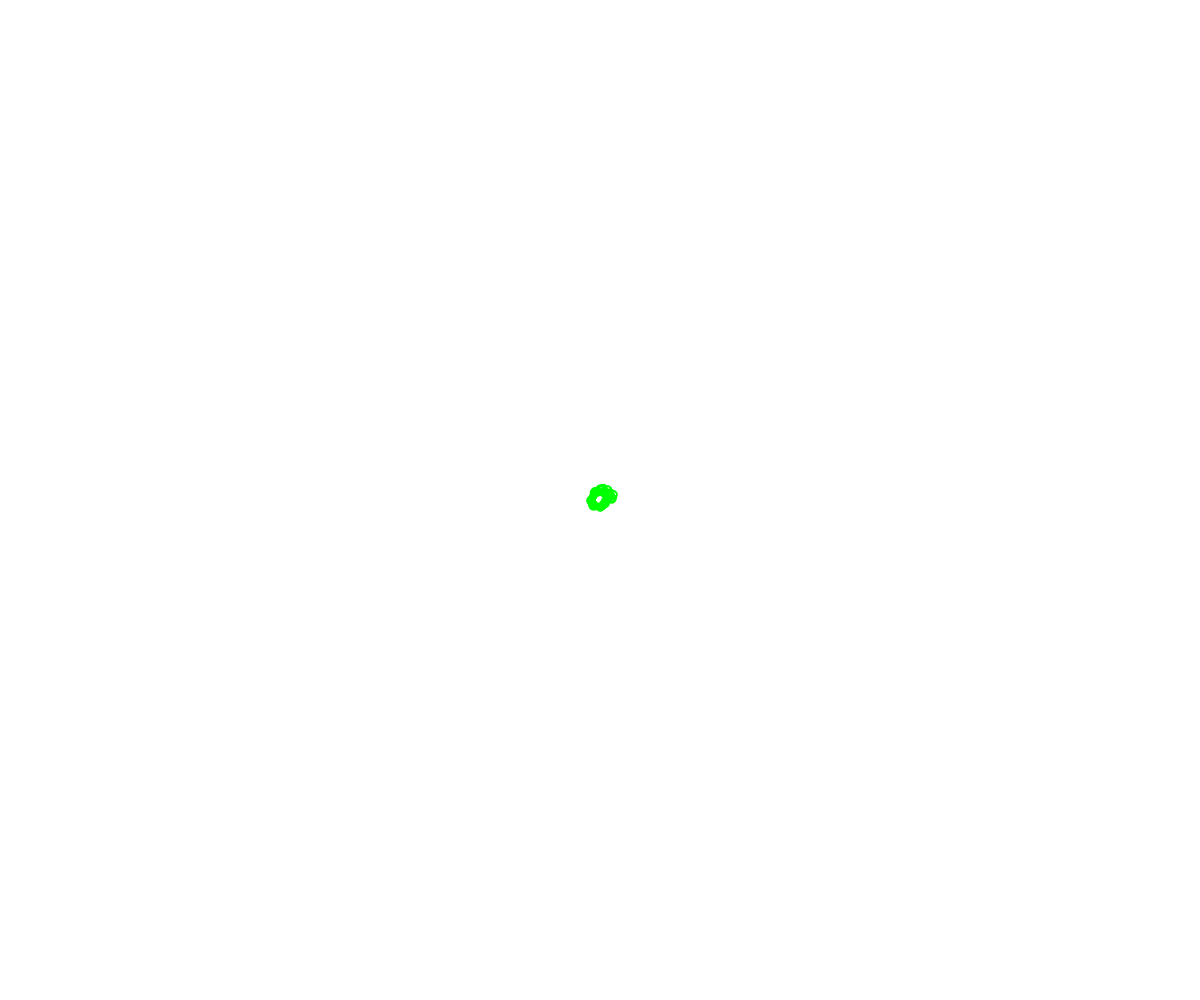
Frame 1 (no input)
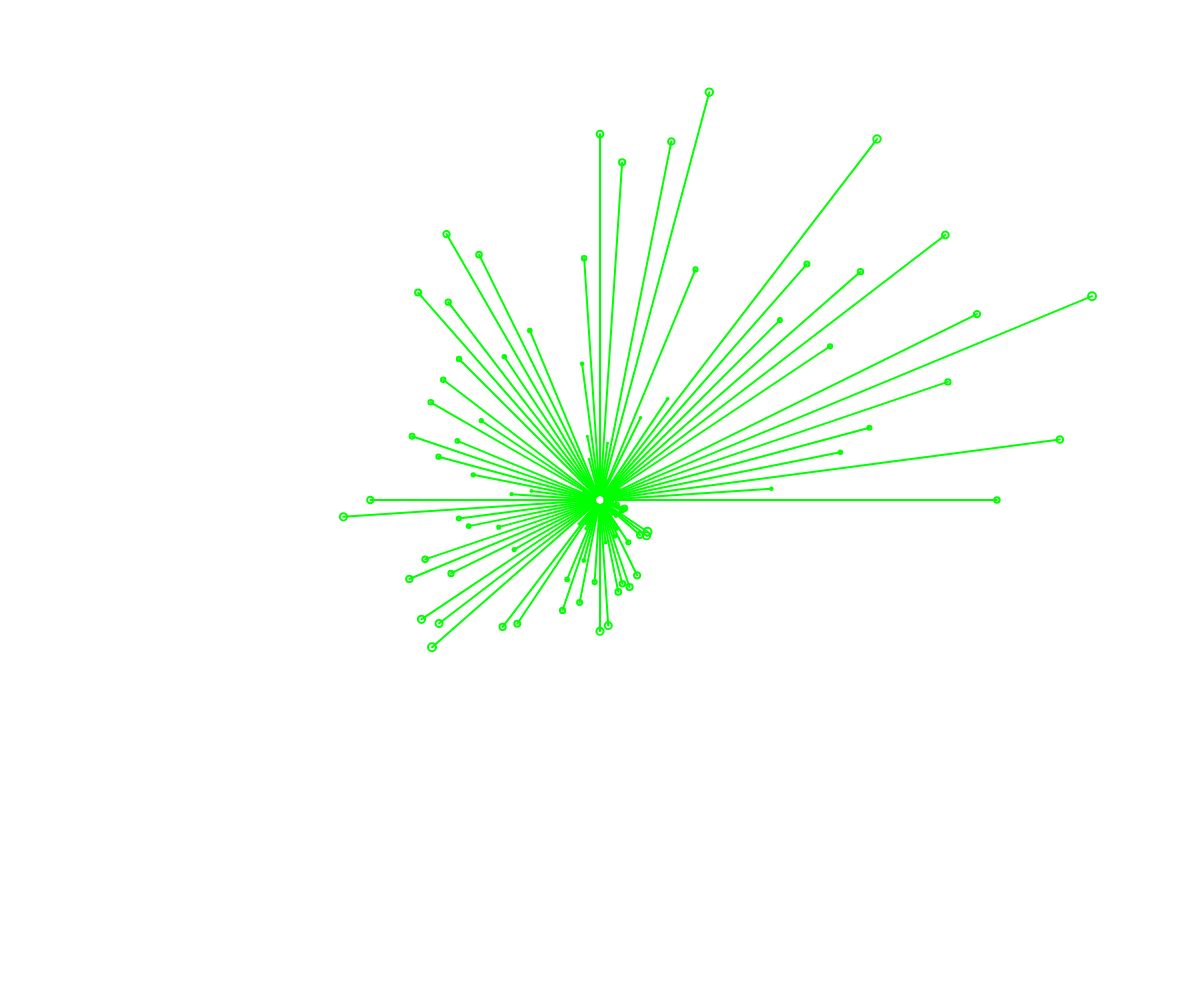
Frame 60 (no input)
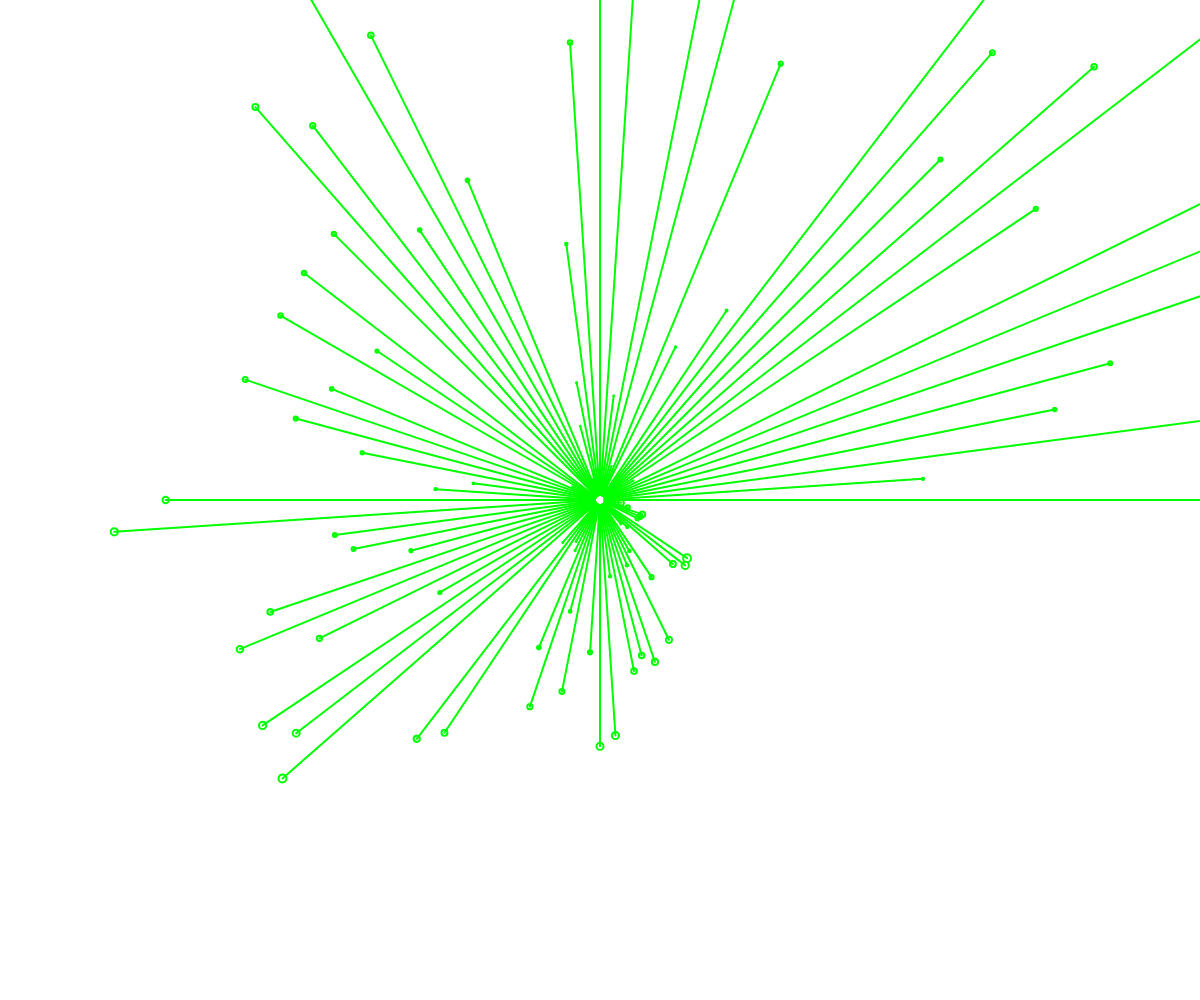
Frame 120 (the mouse pressed at the canvas centre since frame 60)

The p5.js sketch that drew these frames (run headless with seeded random() and noise() and a simulated clock; from frame 60 on, the mouse is pressed at the canvas centre):

// p5.js sketch
// ── sketch.js
function setup() {
  createCanvas(windowWidth, windowHeight);
}

function draw() {
  randomSeed(2);
  translate(width/2, height/2);
  background(255);
  stroke(0, 255, 0);
  strokeWeight(2);
   let out=[];
  let xOff=0;
for (let theta=0; theta<=96; theta++){
  // out[theta]=map(noise(xOff), 0, 1, 0, 10);
  // xOff+=0.05;
  out.push({
    offset:random(4),
    drawEl: int(random(5))});
}
drawFirework(1, 1, out);
  
  // for (let i=0; i<4; i++){
  //   push();
  //   rotate(i*PI/2);
  //   drawFirework(0, -1, out);
  //   pop();
  // }

}

function drawFirework(moveX, moveY, theOut){
  push();
 
  //translate(width/2*moveX, width/2*moveY);
  for (let theta=0; theta<=96; theta+=1){
    push();
      r=5; 
      x=r*cos(theta*PI/48);
      y=r*sin(theta*PI/48);
      translate(x, y);
    
    let outX=theta*theOut[theta].offset*abs(sin(frameCount*0.005));
    let outY=theta*theOut[theta].offset*abs(sin(frameCount*0.005))
      line(0, 0, x*outX, y*outY);
    noFill();
    
    ellipse(x*outX, y*outY, theOut[theta].offset*2);

    pop();
  }
  pop();
}
